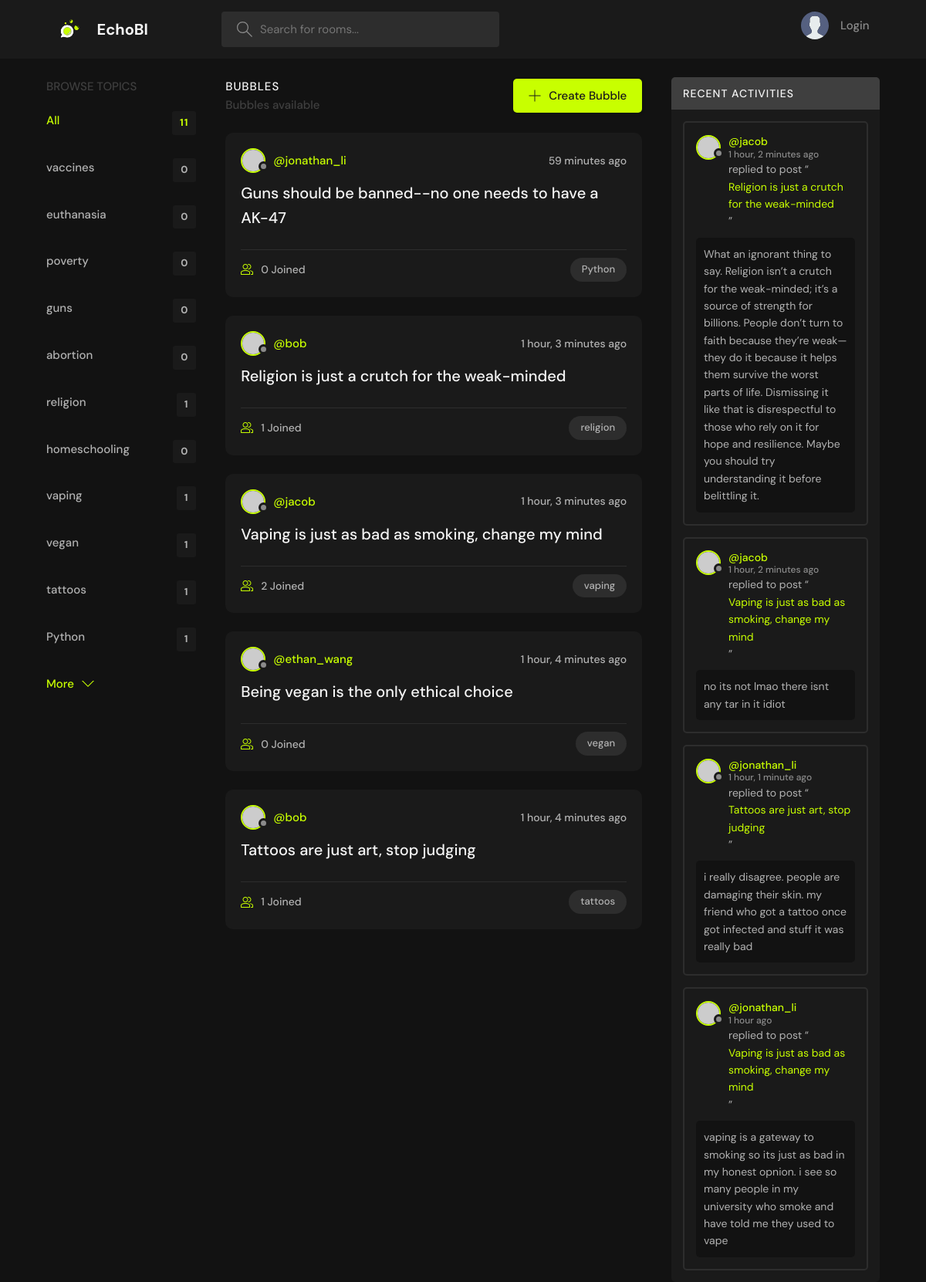
The page / on the database its author committed.
### base/models.py (models this page shows, shortened)
class Topic(models.Model):
    name = models.CharField(max_length=200)

class Room(models.Model):
    host = models.ForeignKey(User, on_delete=models.SET_NULL, null=True)
    topic = models.ForeignKey(Topic, on_delete=models.SET_NULL, null=True)
    name = models.CharField(max_length=200)
    description = models.TextField(null=True, blank=True)
    participants = models.ManyToManyField(User,related_name="participants", blank=True)
    updated = models.DateTimeField(auto_now=True)
    created = models.DateTimeField(auto_now_add=True)
    def __str__(self):
        return self.name
    class Meta:
        ordering = ['-updated', '-created']

class Message(models.Model):
    user = models.ForeignKey(User, on_delete=models.CASCADE)
    room = models.ForeignKey(Room, on_delete=models.CASCADE)
    body = models.TextField()
    updated = models.DateTimeField(auto_now=True)
    created = models.DateTimeField(auto_now_add=True)
    class Meta:
        ordering = ['updated', 'created']

### base/views.py (the view)
# urls.py: path('', views.home, name="home"),
def home(request):
    q = request.GET.get('q') if request.GET.get('q') != None else ''
    rooms = Room.objects.filter(
        Q(topic__name__icontains=q) |
        Q(name__icontains=q) |
        Q(description__icontains=q))
    topics = Topic.objects.all()
    room_count = rooms.count()
    room_messages = Message.objects.filter(Q(room__topic__name__icontains=q))
    context = {'rooms': rooms, 'room_count': room_count,
               'topics': topics,
               'room_messages': room_messages}
    return render(request, 'base/home.html', context)

### base/templates/base/home.html (shortened to what this page needs)
{% extends 'main.html' %}
{% block content %}
    <main class="layout layout--3">
      <div class="container">
         {% include 'base/components/topic.html' %}
        <div class="roomList">
          <div class="roomList__header">
            <div>
              <h2>Bubbles</h2>
              <p>{{rooms_count}} Bubbles available</p>
            </div>
            <a class="btn btn--main" href="{% url 'create-room' %}">
              <svg version="1.1" xmlns="http://www.w3.org/2000/svg" width="32" height="32" viewBox="0 0 32 32">
                <title>add</title>
                <path
                  d="M16.943 0.943h-1.885v14.115h-14.115v1.885h14.115v14.115h1.885v-14.115h14.115v-1.885h-14.115v-14.115z"
                ></path>
              </svg>
              Create Bubble
            </a>
          </div>
          {% include 'base/components/feed.html' %}
        </div>
        {% include 'base/components/activity.html' %}
    </main>
  </body>
  {% endblock %}

### base/templates/base/components/topic.html
<div class="topics">
	<div class="topics__header">
	  <h2>Browse Topics</h2>
	</div>
	<ul class="topics__list">
	  <li>
		<a href="{% url 'home' %}" class="active">All <span>{{topics.count}}</span></a>
	  </li>
		{% for topic in topics %}
		<li><a href="{% url 'home' %}?q={{topic.name}}">{{topic.name}}
			<span>
				{{topic.room_set.all.count}}
			</span>
		</a></li>
		{% endfor %}
	</ul>
	<a class="btn btn--link" href="{% url 'topics' %}">
	  More
	  <svg version="1.1" xmlns="http://www.w3.org/2000/svg" width="32" height="32" viewBox="0 0 32 32">
		<title>chevron-down</title>
		<path d="M16 21l-13-13h-3l16 16 16-16h-3l-13 13z"></path>
	  </svg>
	</a>
  </div>

### base/templates/base/components/feed.html (shortened to what this page needs)
{% for room in rooms %}
<div class="roomListRoom">
	<div class="roomListRoom__header">
		<a
			href="{% url 'user-profile' room.host.id %}"
			class="roomListRoom__author">
			<div class="avatar avatar--small">
				<img src="https://randomuser.me/api/portraits/women/11.jpg" />
			</div>
			<span>@{{room.host.username}}</span>
		</a>
		<div class="roomListRoom__actions">
			<span>{{room.created|timesince}} ago</span>
		</div>
	</div>
    <div class="roomListRoom__content"><a href="{% url 'room' room.id %}">{{room.name}}</a></div>
	<div class="roomListRoom__meta">
		<a href="{% url 'room' room.id %}" class="roomListRoom__joined">
			{{room.participants.all.count}} Joined
		</a>
		<p class="roomListRoom__topic">{{room.topic.name}}</p>
	</div>
</div>
{% endfor %}

### base/templates/base/components/activity.html (shortened to what this page needs)
<div class="activities">
	<div class="activities__header">
	  <h2>Recent Activities</h2>
	</div>
{% for message in room_messages %}
<div class="activities__box">
	<div class="activities__boxHeader roomListRoom__header">
		<a href="{% url 'user-profile' message.user.id %}" class="roomListRoom__author">
			<div class="avatar avatar--small">
				<img src="https://randomuser.me/api/portraits/women/11.jpg" />
			</div>
			<p>
				@{{message.user}}
				<span>{{message.created|timesince}} ago</span>
			</p>
		</a>
	</div>
	<div class="activities__boxContent">
		<p>replied to post “<a href="{% url 'room' message.room.id %}">{{message.room}}</a>”</p>
		<div class="activities__boxRoomContent">{{message.body}}</div>
	</div>
</div>
{% endfor %}
</div>

### rows shown on the page
Topic: name "vaccines", room_set.all.count "0"
Topic: name "euthanasia", room_set.all.count "0"
Topic: name "poverty", room_set.all.count "0"
Topic: name "guns", room_set.all.count "0"
Topic: name "abortion", room_set.all.count "0"
Topic: name "religion", room_set.all.count "1"
Topic: name "homeschooling", room_set.all.count "0"
Topic: name "vaping", room_set.all.count "1"
Topic: name "vegan", room_set.all.count "1"
Topic: name "tattoos", room_set.all.count "1"
Topic: name "Python", room_set.all.count "1"
Room: host.username "jonathan_li", created "59 minutes", name "Guns should be banned--no one needs to have a AK-47", participants.all.count "0", topic.name "Python"
Room: host.username "bob", created "1 hour, 3 minutes", name "Religion is just a crutch for the weak-minded", participants.all.count "1", topic.name "religion"
Room: host.username "jacob", created "1 hour, 3 minutes", name "Vaping is just as bad as smoking, change my mind", participants.all.count "2", topic.name "vaping"
Room: host.username "ethan_wang", created "1 hour, 4 minutes", name "Being vegan is the only ethical choice", participants.all.count "0", topic.name "vegan"
Room: host.username "bob", created "1 hour, 4 minutes", name "Tattoos are just art, stop judging", participants.all.count "1", topic.name "tattoos"
Message: user "jacob", created "1 hour, 2 minutes", room "Religion is just a crutch for the weak-minded", body "What an ignorant thing to say. Religion isn’t a crutch for the weak-minded; it’s a source of strength for billions. People don’t turn to faith because they’re weak—they do it because it helps them survive the worst parts of life. Dismissing it like that is disrespectful to those who rely on it for hope and resilience. Maybe you should try understanding it before belittling it."
Message: user "jacob", created "1 hour, 2 minutes", room "Vaping is just as bad as smoking, change my mind", body "no its not lmao there isnt any tar in it idiot"
Message: user "jonathan_li", created "1 hour, 1 minute", room "Tattoos are just art, stop judging", body "i really disagree. people are damaging their skin. my friend who got a tattoo once got infected and stuff it was really bad"
Message: user "jonathan_li", created "1 hour", room "Vaping is just as bad as smoking, change my mind", body "vaping is a gateway to smoking so its just as bad in my honest opnion. i see so many people in my university who smoke and have told me they used to vape"

### other values the page prints
{{ topics.count }} "11"
